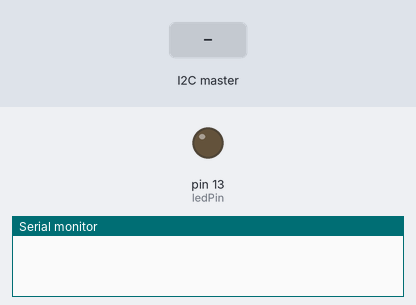
Recording of a sketch running on a simulated Arduino Uno, built with avr-gcc and run on an emulated ATmega328P. Parts: output pins drawn as LEDs (lit = HIGH), the last lines printed to the serial monitor. Inputs (shaded band) come from the test bench.

Above: at 1.2 s.
1.3 s: the I2C master sends the byte 2
At 2.0 s:
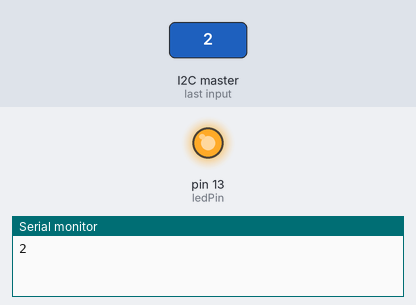
2.8 s: the I2C master sends the byte 1
At 3.1 s:
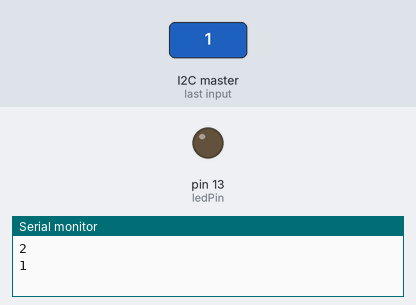
Timing chart, 0 to 5.8 s (numbered marks = the images above; inputs shaded):
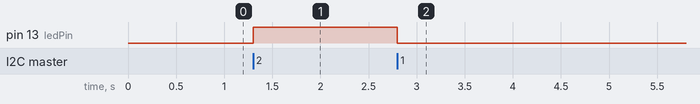

The sketch:

arduino_slave.ino
```cpp
#include <Wire.h>
const int ledPin =  LED_BUILTIN;// the number of the LED pin
void setup()
{
  Wire.begin(4);                // join i2c bus with address #4
  Wire.onReceive(receiveEvent); // register event
  Serial.begin(9600);           // start serial for output
  pinMode(ledPin, OUTPUT);
}

void loop()
{
  delay(100);
}

// function that executes whenever data is received from master
// this function is registered as an event, see setup()
void receiveEvent(int howMany)
{
  while(1 < Wire.available()) // loop through all but the last
  {
    char c = Wire.read(); // receive byte as a character
    Serial.print(c);         // print the character
     if ( c == 2 )
      digitalWrite(ledPin, HIGH);
      else if(c == 1)
       digitalWrite(ledPin, LOW);
  }
  int x = Wire.read();    // receive byte as an integer
  Serial.println(x);         // print the integer
   if ( x == 2 )
      digitalWrite(ledPin, HIGH);
      else if(x == 1)
       digitalWrite(ledPin, LOW);
}
```

Measured:
- after the input at 1.3 s, pin 13 (ledPin): LOW → HIGH at once
- after the input at 2.8 s, pin 13 (ledPin): HIGH → LOW at once
